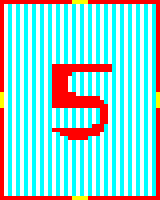

This is a level from a 2D game, rendered from its Tiled map with the project's own tilesets. A one-line summary and the complete map file follow:
An orthogonal 40x50 tile map with 4x4 px tiles, 1 tile layer (map).

<map version="1.0" orientation="orthogonal" renderorder="right-down" width="40" height="50" tilewidth="4" tileheight="4" nextobjectid="1">
 <tileset firstgid="1" name="tiles" tilewidth="4" tileheight="4">
  <image source="../assets/tiles.png" width="24" height="24" />
 </tileset>
 <layer name="map" width="40" height="50">
  <data encoding="csv">
1,1,1,1,1,1,1,1,1,1,1,1,1,1,1,1,1,1,30,30,30,30,1,1,1,1,1,1,1,1,1,1,1,1,1,1,1,1,1,1,
1,33,34,33,34,33,34,33,34,33,34,33,34,33,34,33,34,33,34,33,34,33,34,33,34,33,34,33,34,33,34,33,34,33,34,33,34,33,34,1,
1,33,34,33,34,33,34,33,34,33,34,33,34,33,34,33,34,33,34,33,34,33,34,33,34,33,34,33,34,33,34,33,34,33,34,33,34,33,34,1,
1,33,34,33,34,33,34,33,34,33,34,33,34,33,34,33,34,33,34,33,34,33,34,33,34,33,34,33,34,33,34,33,34,33,34,33,34,33,34,1,
1,33,34,33,34,33,34,33,34,33,34,33,34,33,34,33,34,33,34,33,34,33,34,33,34,33,34,33,34,33,34,33,34,33,34,33,34,33,34,1,
1,33,34,33,34,33,34,33,34,33,34,33,34,33,34,33,34,33,34,33,34,33,34,33,34,33,34,33,34,33,34,33,34,33,34,33,34,33,34,1,
1,33,34,33,34,33,34,33,34,33,34,33,34,33,34,33,34,33,34,33,34,33,34,33,34,33,34,33,34,33,34,33,34,33,34,33,34,33,34,1,
1,33,34,33,34,33,34,33,34,33,34,33,34,33,34,33,34,33,34,33,34,33,34,33,34,33,34,33,34,33,34,33,34,33,34,33,34,33,34,1,
1,33,34,33,34,33,34,33,34,33,34,33,34,33,34,33,34,33,34,33,34,33,34,33,34,33,34,33,34,33,34,33,34,33,34,33,34,33,34,1,
1,33,34,33,34,33,34,33,34,33,34,33,34,33,34,33,34,33,34,33,34,33,34,33,34,33,34,33,34,33,34,33,34,33,34,33,34,33,34,1,
1,33,34,33,34,33,34,33,34,33,34,33,34,33,34,33,34,33,34,33,34,33,34,33,34,33,34,33,34,33,34,33,34,33,34,33,34,33,34,1,
1,33,34,33,34,33,34,33,34,33,34,33,34,33,34,33,34,33,34,33,34,33,34,33,34,33,34,33,34,33,34,33,34,33,34,33,34,33,34,1,
1,33,34,33,34,33,34,33,34,33,34,33,34,33,34,33,34,33,34,33,34,33,34,33,34,33,34,33,34,33,34,33,34,33,34,33,34,33,34,1,
1,33,34,33,34,33,34,33,34,33,34,33,34,33,34,33,34,33,34,33,34,33,34,33,34,33,34,33,34,33,34,33,34,33,34,33,34,33,34,1,
1,33,34,33,34,33,34,33,34,33,34,33,34,33,34,33,34,33,34,33,34,33,34,33,34,33,34,33,34,33,34,33,34,33,34,33,34,33,34,1,
1,33,34,33,34,33,34,33,34,33,34,33,34,33,34,33,34,33,34,33,34,33,34,33,34,33,34,33,34,33,34,33,34,33,34,33,34,33,34,1,
1,33,34,33,34,33,34,33,34,33,34,33,34,3,3,3,3,3,3,3,3,3,3,3,3,3,3,3,34,33,34,33,34,33,34,33,34,33,34,1,
1,33,34,33,34,33,34,33,34,33,34,33,34,3,3,3,3,3,3,3,3,3,3,3,3,3,3,3,34,33,34,33,34,33,34,33,34,33,34,1,
1,33,34,33,34,33,34,33,34,33,34,33,34,3,3,3,3,3,34,33,34,33,34,33,34,33,34,33,34,33,34,33,34,33,34,33,34,33,34,1,
1,33,34,33,34,33,34,33,34,33,34,33,34,3,3,3,3,33,34,33,34,33,34,33,34,33,34,33,34,33,34,33,34,33,34,33,34,33,34,1,
1,33,34,33,34,33,34,33,34,33,34,33,34,3,3,3,3,33,34,33,34,33,34,33,34,33,34,33,34,33,34,33,34,33,34,33,34,33,34,1,
1,33,34,33,34,33,34,33,34,33,34,33,34,3,3,3,3,33,34,33,34,33,34,33,34,33,34,33,34,33,34,33,34,33,34,33,34,33,34,1,
1,33,34,33,34,33,34,33,34,33,34,33,34,3,3,3,3,33,34,33,34,33,34,33,34,33,34,33,34,33,34,33,34,33,34,33,34,33,34,1,
30,33,34,33,34,33,34,33,34,33,34,33,34,3,3,3,3,3,3,33,34,33,34,33,34,33,34,33,34,33,34,33,34,33,34,33,34,33,34,30,
30,33,34,33,34,33,34,33,34,33,34,33,34,3,3,3,3,3,3,3,3,3,3,3,3,33,34,33,34,33,34,33,34,33,34,33,34,33,34,30,
30,33,34,33,34,33,34,33,34,33,34,33,34,3,3,3,3,3,3,3,3,3,3,3,3,3,34,33,34,33,34,33,34,33,34,33,34,33,34,30,
30,33,34,33,34,33,34,33,34,33,34,33,34,3,3,3,3,3,3,3,3,3,3,3,3,3,3,33,34,33,34,33,34,33,34,33,34,33,34,30,
1,33,34,33,34,33,34,33,34,33,34,33,34,33,34,33,34,33,34,33,34,33,34,33,34,3,3,33,34,33,34,33,34,33,34,33,34,33,34,1,
1,33,34,33,34,33,34,33,34,33,34,33,34,33,34,33,34,33,34,33,34,33,34,33,34,3,3,33,34,33,34,33,34,33,34,33,34,33,34,1,
1,33,34,33,34,33,34,33,34,33,34,33,34,33,34,33,34,33,34,33,34,33,34,33,34,3,3,33,34,33,34,33,34,33,34,33,34,33,34,1,
1,33,34,33,34,33,34,33,34,33,34,33,34,33,34,33,34,33,34,33,34,33,34,33,34,3,3,33,34,33,34,33,34,33,34,33,34,33,34,1,
1,33,34,33,34,33,34,33,34,33,34,33,34,33,34,33,34,33,34,33,34,33,34,3,3,3,34,33,34,33,34,33,34,33,34,33,34,33,34,1,
1,33,34,33,34,33,34,33,34,33,34,33,34,3,3,3,3,3,3,3,3,3,3,3,3,3,34,33,34,33,34,33,34,33,34,33,34,33,34,1,
1,33,34,33,34,33,34,33,34,33,34,33,34,33,34,3,3,3,3,3,3,3,3,3,3,33,34,33,34,33,34,33,34,33,34,33,34,33,34,1,
1,33,34,33,34,33,34,33,34,33,34,33,34,33,34,33,34,3,3,3,3,3,34,33,34,33,34,33,34,33,34,33,34,33,34,33,34,33,34,1,
1,33,34,33,34,33,34,33,34,33,34,33,34,33,34,33,34,33,34,33,34,33,34,33,34,33,34,33,34,33,34,33,34,33,34,33,34,33,34,1,
1,33,34,33,34,33,34,33,34,33,34,33,34,33,34,33,34,33,34,33,34,33,34,33,34,33,34,33,34,33,34,33,34,33,34,33,34,33,34,1,
1,33,34,33,34,33,34,33,34,33,34,33,34,33,34,33,34,33,34,33,34,33,34,33,34,33,34,33,34,33,34,33,34,33,34,33,34,33,34,1,
1,33,34,33,34,33,34,33,34,33,34,33,34,33,34,33,34,33,34,33,34,33,34,33,34,33,34,33,34,33,34,33,34,33,34,33,34,33,34,1,
1,33,34,33,34,33,34,33,34,33,34,33,34,33,34,33,34,33,34,33,34,33,34,33,34,33,34,33,34,33,34,33,34,33,34,33,34,33,34,1,
1,33,34,33,34,33,34,33,34,33,34,33,34,33,34,33,34,33,34,33,34,33,34,33,34,33,34,33,34,33,34,33,34,33,34,33,34,33,34,1,
1,33,34,33,34,33,34,33,34,33,34,33,34,33,34,33,34,33,34,33,34,33,34,33,34,33,34,33,34,33,34,33,34,33,34,33,34,33,34,1,
1,33,34,33,34,33,34,33,34,33,34,33,34,33,34,33,34,33,34,33,34,33,34,33,34,33,34,33,34,33,34,33,34,33,34,33,34,33,34,1,
1,33,34,33,34,33,34,33,34,33,34,33,34,33,34,33,34,33,34,33,34,33,34,33,34,33,34,33,34,33,34,33,34,33,34,33,34,33,34,1,
1,33,34,33,34,33,34,33,34,33,34,33,34,33,34,33,34,33,34,33,34,33,34,33,34,33,34,33,34,33,34,33,34,33,34,33,34,33,34,1,
1,33,34,33,34,33,34,33,34,33,34,33,34,33,34,33,34,33,34,33,34,33,34,33,34,33,34,33,34,33,34,33,34,33,34,33,34,33,34,1,
1,33,34,33,34,33,34,33,34,33,34,33,34,33,34,33,34,33,34,33,34,33,34,33,34,33,34,33,34,33,34,33,34,33,34,33,34,33,34,1,
1,33,34,33,34,33,34,33,34,33,34,33,34,33,34,33,34,33,34,33,34,33,34,33,34,33,34,33,34,33,34,33,34,33,34,33,34,33,34,1,
1,33,34,33,34,33,34,33,34,33,34,33,34,33,34,33,34,33,34,33,34,33,34,33,34,33,34,33,34,33,34,33,34,33,34,33,34,33,34,1,
1,1,1,1,1,1,1,1,1,1,1,1,1,1,1,1,1,1,30,30,30,30,1,1,1,1,1,1,1,1,1,1,1,1,1,1,1,1,1,1
</data>
 </layer>
</map>
